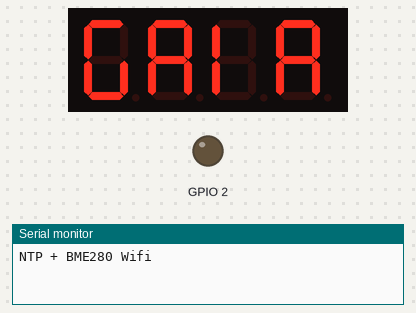
The sketch below on a simulated ESP8266 (Wemos D1 mini). Parts: 4-digit seven-segment display, output pins drawn as LEDs (lit = HIGH), the last lines printed to the serial monitor. WiFi joins after 1.5 s; servers stay silent unless stated; network time is answered at once with the bench clock; the local clock reads 2024-03-15 10:24:30 at power-on unless the sketch sets it.

Above: at 0.1 s.
At 1.6 s:
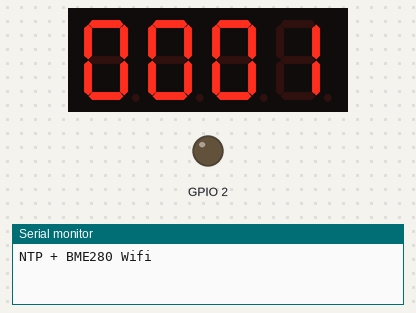
At 2.6 s:
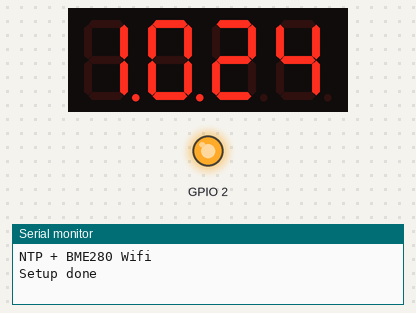
At 21.1 s:
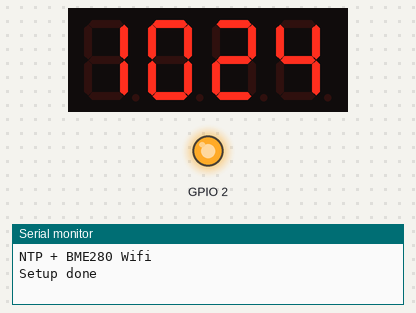
At 30.6 s:
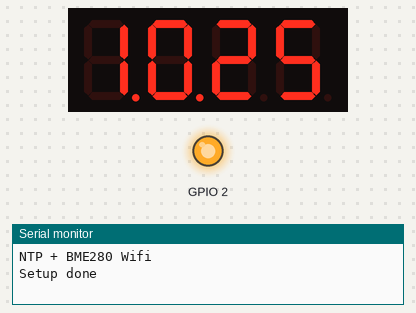
At 39.1 s:
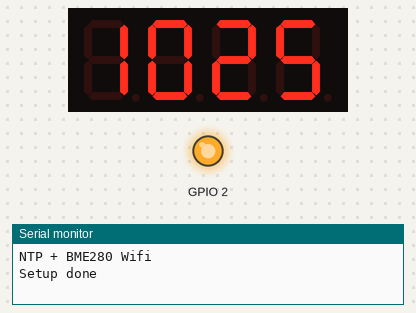

Measured:
- what the display in image 1 shows lasts 0.5 s, from 1.5 s to 2.0 s

The sketch:

esp8266ntp-VK1640.ino
```cpp
// board: 8266 NodeMCU 1.0 (esp-12e module) / COM 115200


#include <TM1640.h>
#include <NTPClient.h>
#include <ESP8266WiFi.h>
#include <WiFiUdp.h>

const char *ssid     = "***REMOVED***";
const char *password = "***REMOVED***";

const long utcOffsetInSeconds = 28800;  // GMT+8 SG
WiFiUDP ntpUDP;
NTPClient timeClient(ntpUDP, "pool.ntp.org", utcOffsetInSeconds);

byte digits = 4; // max:11     hh:mm 4     hh:mm ss 6
int nTime = 0;
String mystr;
/*
 *  11 DIGITS:
 *  16:49 sont les 4 premiers digits
 *  88[%RH] sont les 3 digits suivants (humidity)
 *  0324  sont les 4 digits suivants (date / temp)
 *
 *  lib: https://github.com/maxint-rd/TM16xx
 */

// Define a 4-digit display module. Pin suggestions:
// ESP8266 (Wemos D1): data pin 5 (D1), clock pin 4 (D2)
TM1640 module(5, 4, digits);    // data, clock, 6 digits


/*
#include <Wire.h>
#include <Adafruit_Sensor.h>
#include <Adafruit_BME280.h>
const int sclPin = D5;
const int sdaPin = D6;
Adafruit_BME280 bme;
unsigned long bme280delay;
*/


void setup()
{
  pinMode(LED_BUILTIN, OUTPUT);     // Initialize the LED_BUILTIN pin as an output
  digitalWrite(LED_BUILTIN, LOW); //LOW:ON HIGH:OFF

  Serial.begin(115200);
  Serial.println("\nNTP + BME280 Wifi");

  module.setDisplayToString("GAIA");
  delay(1000);
  int cnt=0;
  module.clearDisplay();

  /*Wire.begin(sdaPin, sclPin); // I2C for BME280
  unsigned status;
  status = bme.begin(0x76, &Wire);
  if (!status) {
    while (1) delay(10);
  }*/

  WiFi.begin(ssid, password);
  while ( WiFi.status() != WL_CONNECTED ) {
    delay(500);
    cnt++;
    module.setDisplayToDecNumber(cnt, 0);
  }
  timeClient.begin();
  Serial.println("Setup done");
  digitalWrite(LED_BUILTIN, HIGH); //LOW:ON HIGH:OFF
}

void loop()
{
  timeClient.update();
  /*
  //temp = bme.readTemperature();
  //hum = bme.readHumidity();
  Serial.print("Temperature= ");
  Serial.print(bme.readTemperature());
  Serial.println(" *C");
  Serial.print("Humidity= ");
  Serial.print(bme.readHumidity());
  Serial.println(" %");
  Serial.print("Pressure= ");
  Serial.print(bme.readPressure() / 100.0F);
  Serial.println(" hPa");
*/
  //digitalWrite(LED_BUILTIN, LOW);
  module.setupDisplay(true, 5);   // sometimes noise on the line may change the intensity level
  switch (digits) {
    case 4:
      nTime = timeClient.getHours() *100 + timeClient.getMinutes();
      module.setDisplayToDecNumber(nTime, _BV(2)|_BV(3)); // display dots
      break;
    case 6:
      nTime = timeClient.getHours() *10000 + timeClient.getMinutes()*100 + timeClient.getSeconds();
      module.setDisplayToDecNumber(nTime, _BV(4)|_BV(5)); // display dots
      break;
    case 11:
      //mystr = timeClient.getHours() *100 + timeClient.getMinutes() + int(temp);
      break;
  }
  delay(500);

  //digitalWrite(LED_BUILTIN, HIGH);
  module.setDisplayToDecNumber(nTime, 0); // clear the dots
  delay(500);
}

/*
void loop()
{
  module.clearDisplay();
  for(byte nPos=0; nPos<11; nPos++)     // 16 positions (columns) on TM1640, most others have less
  {
    for(int nVal=0; nVal<=0xFF; nVal=nVal*2+1)     // max 8 segments on TM1638QYF module.
    {
      module.setSegments(nVal, nPos);   // note: you can use setSegments16() when module class supports > 8 segments (TM1638, TM1668)
      delay(100);
    }
  }
  delay(1000);
}
*/
```
